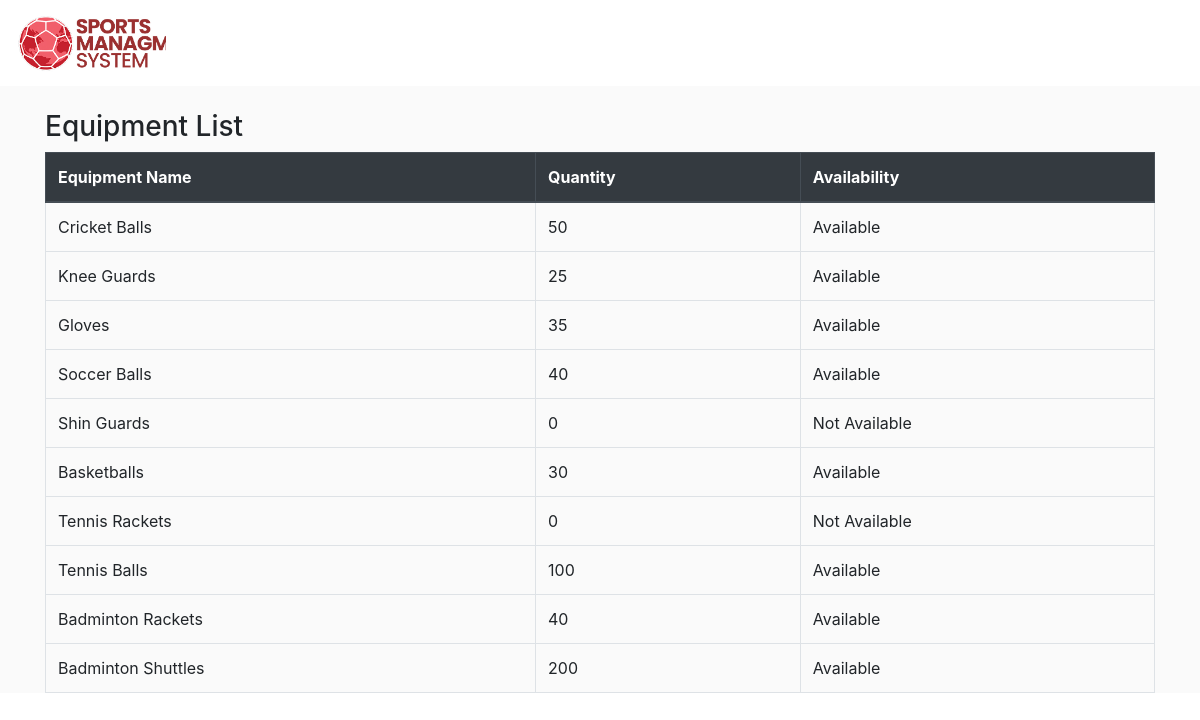
The page /equipments.php on the database its author committed.
### tables this page shows
CREATE TABLE inventory (
    EquipmentID INT AUTO_INCREMENT PRIMARY KEY,
    EquipmentName VARCHAR(255) NOT NULL,
    Quantity INT NOT NULL,
    Availability ENUM('Available', 'Not Available') NOT NULL
);

### equipments.php (the view, shortened to what this page needs)
<!DOCTYPE html>
<html lang="en">
<head>
    <link rel="stylesheet" href="assets/css/registration.css">
    <link rel="stylesheet" href="assets/css/style.css">
    <link rel="stylesheet" href="https://cdn.jsdelivr.net/npm/bootstrap@4.6.2/dist/css/bootstrap.min.css">
</head>
<body>
    <?php
    include 'db_config.php';
    $sql = "SELECT * FROM inventory";
    $result = $conn->query($sql);
    ?>
    <header>
        <nav class="navbar navbar-expand-md navbar-light">
            <a class="navbar-brand" href="index.php">
                <div class="logo"></div>
            </a>
        </nav>
    </header>
    <div class="container-fluid">
        <div class="container"><br>
            <h3>Equipment List</h3>
            <table class="table table-bordered table-hover">
                <thead class="thead-dark">
                    <tr>
                        <th>Equipment Name</th>
                        <th>Quantity</th>
                        <th>Availability</th>
                    </tr>
                </thead>
                <tbody>
                    <?php
                    if ($result->num_rows > 0) {
                        while ($row = $result->fetch_assoc()) {
                            echo "<tr>";
                            echo '<td>' . $row["EquipmentName"] . '</td>';
                            echo '<td>' . $row["Quantity"] . '</td>';
                            echo '<td>' . $row["Availability"] . '</td>';
                            echo "</tr>";
                        }
                    } else {
                        echo "<tr><td colspan='3'>No equipment found.</td></tr>";
                    }
                    ?>
                </tbody>
            </table>
        </div>
    </div>
</body>
</html>

### assets/css/registration.css (style rules this page uses)
.container-fluid { background-color: #fafafa; }
.container { background-color: #fafafa; }

### assets/css/style.css (style rules this page uses)
:root { --primary-bg-color: #db3725; --primary-title-color: #fed81b; --primary-text-color: #db3725; --slider-title-color: #fed81b; --slider-bg-color: #fed81b; }
html, body { margin: 0; padding: 0; border: none; box-sizing: border-box; font-family: "Open-sans", sans-serif; }
nav { margin: 0 auto; max-width: 1400px; }
header { background-color: #ffffff; }
.logo { width: 150px; height: 60px; background: url("../img/logo.jpg"); background-size: cover; }

### rows shown on the page
inventory: EquipmentName "Cricket Balls", Quantity "50", Availability "Available"
inventory: EquipmentName "Knee Guards", Quantity "25", Availability "Available"
inventory: EquipmentName "Gloves", Quantity "35", Availability "Available"
inventory: EquipmentName "Soccer Balls", Quantity "40", Availability "Available"
inventory: EquipmentName "Shin Guards", Quantity "0", Availability "Not Available"
inventory: EquipmentName "Basketballs", Quantity "30", Availability "Available"
inventory: EquipmentName "Tennis Rackets", Quantity "0", Availability "Not Available"
inventory: EquipmentName "Tennis Balls", Quantity "100", Availability "Available"
inventory: EquipmentName "Badminton Rackets", Quantity "40", Availability "Available"
inventory: EquipmentName "Badminton Shuttles", Quantity "200", Availability "Available"
